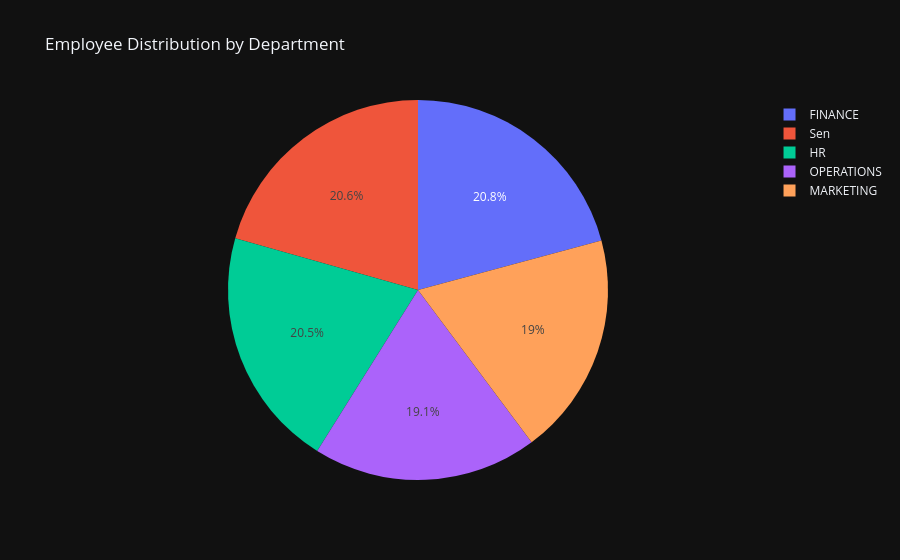

Notebook code for this chart:
### Code cell
px.pie(root, names="department", title="Employee Distribution by Department",template="plotly_dark")

### Figure 1 — Plotly figure (JSON) as saved in the notebook; plotly's stock layout.template omitted (floating-point values rounded to 4 significant figures; data arrays with more than 128 entries replaced by an {"elided": "..."} marker saying what was removed)
{"data": [{"domain": {"x": [0, 1], "y": [0, 1]}, "hovertemplate": "department=%{label}<extra></extra>", "labels": {"elided": "1000 str values"}, "legendgroup": "", "name": "", "showlegend": true, "type": "pie"}], "layout": {"legend": {"tracegroupgap": 0}, "title": {"text": "Employee Distribution by Department"}}}
